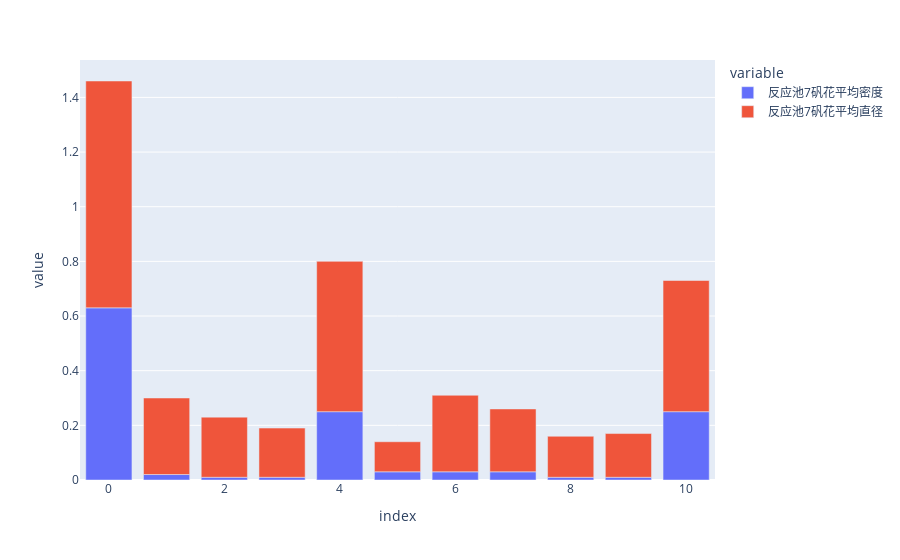

Here is the notebook cell this chart was saved with:
### Code cell
from itertools import groupby
from types import MethodType


df2.head(11).iloc[:,1:3].plot.bar()

### Figure 1 — Plotly figure (JSON) as saved in the notebook; plotly's stock layout.template omitted (floating-point values rounded to 4 significant figures)
{"data": [{"alignmentgroup": "True", "hovertemplate": "variable=反应池7矾花平均密度<br>index=%{x}<br>value=%{y}<extra></extra>", "legendgroup": "反应池7矾花平均密度", "marker": {"color": "#636efa", "pattern": {"shape": ""}}, "name": "反应池7矾花平均密度", "offsetgroup": "反应池7矾花平均密度", "orientation": "v", "showlegend": true, "textposition": "auto", "type": "bar", "x": [0, 1, 2, 3, 4, 5, 6, 7, 8, 9, 10], "xaxis": "x", "y": [0.63, 0.02, 0.01, 0.01, 0.25, 0.03, 0.03, 0.03, 0.01, 0.01, 0.25], "yaxis": "y"}, {"alignmentgroup": "True", "hovertemplate": "variable=反应池7矾花平均直径<br>index=%{x}<br>value=%{y}<extra></extra>", "legendgroup": "反应池7矾花平均直径", "marker": {"color": "#EF553B", "pattern": {"shape": ""}}, "name": "反应池7矾花平均直径", "offsetgroup": "反应池7矾花平均直径", "orientation": "v", "showlegend": true, "textposition": "auto", "type": "bar", "x": [0, 1, 2, 3, 4, 5, 6, 7, 8, 9, 10], "xaxis": "x", "y": [0.83, 0.28, 0.22, 0.18, 0.55, 0.11, 0.28, 0.23, 0.15, 0.16, 0.48], "yaxis": "y"}], "layout": {"barmode": "relative", "legend": {"title": {"text": "variable"}, "tracegroupgap": 0}, "margin": {"t": 60}, "xaxis": {"anchor": "y", "domain": [0, 1], "title": {"text": "index"}}, "yaxis": {"anchor": "x", "domain": [0, 1], "title": {"text": "value"}}}}
